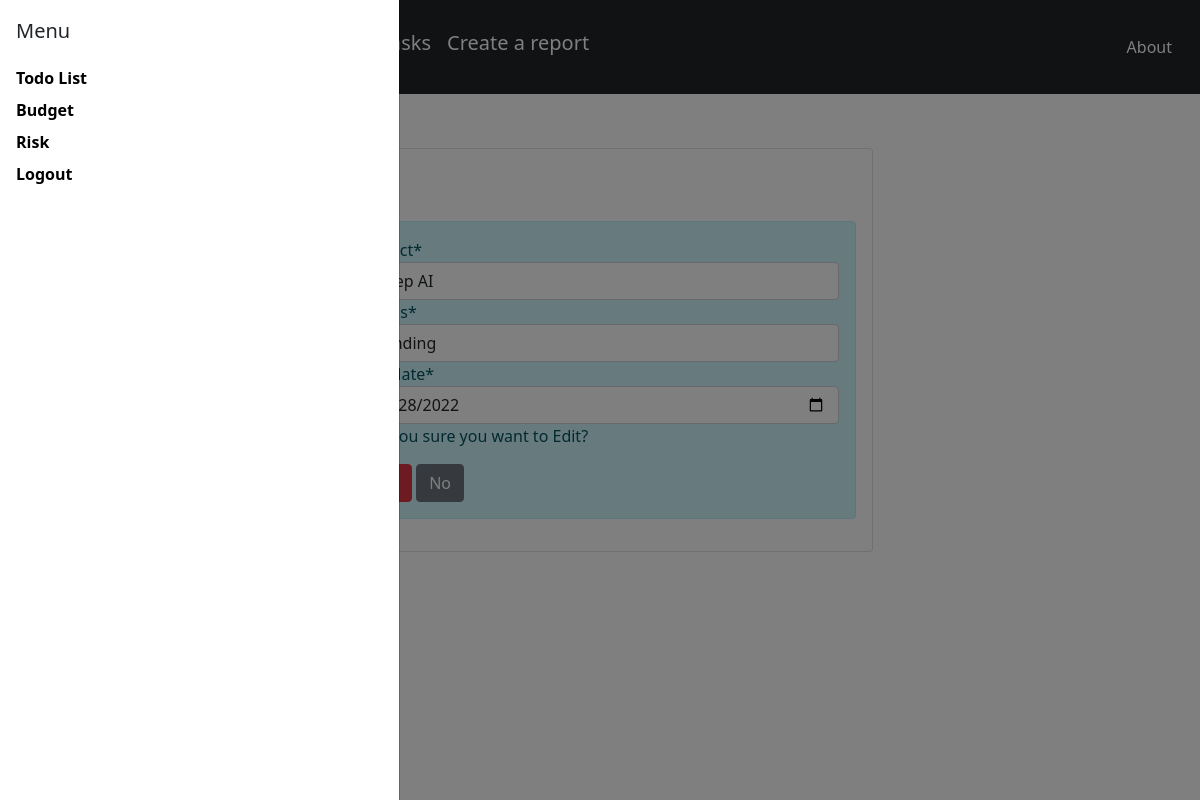
Page /edit-project/5/ (signed in) on the committed database.
### taskapp/models.py (models this page shows, shortened)
class ProjectModel(models.Model):
    complete='Complete'
    pending='Pending'
    cancelled='cancelled'
    project=models.CharField(max_length=100)
    project_number=models.DecimalField(default=0,max_digits=10,decimal_places=2)
    budget=models.DecimalField(default=0,max_digits=10,decimal_places=2)
    percentage=models.DecimalField(null =True,max_digits=10,decimal_places=2)
    status=models.CharField(max_length=10,choices=[(complete,'Complete'),(pending,'Pending'),(cancelled,'Cancelled')],default=pending)
    date=models.DateTimeField(auto_now_add=True)
    duedate=models.DateField(null=True)

### taskapp/views.py (the view)
# urls.py: path('edit-project/<int:pk>/',views.edit_project,name="project-edit"),
@login_required()
def edit_project(request,pk):
    item=ProjectModel.objects.get(id=pk)
    if request.method=='POST':
        form=ProjectForm(request.POST,instance=item)
        if form.is_valid():
            form.save()
            return redirect('/project')
    else:
        form=ProjectForm(instance=item)
    context={
        'form':form,
    }
    return render(request,"editproject.html",context)

### taskapp/forms.py
class ProjectForm(forms.ModelForm):#for edit
    class Meta:
        model=ProjectModel
        model.duedate=forms.DateField(widget=DateInput())
        fields=['project','status','duedate']
        widgets = {
            'duedate': DateInput(),
        }

### templates/editproject.html (shortened to what this page needs)
{%extends './partials/base.html'%}
{% load crispy_forms_tags %}
{%block content%}
<div class="container">
    <div class="row">
        <div class="col-6 offset-md-3">
            <div class="card">
                <div class="card-body">
                    <div class="card-body">
                    <string>Edit</strong>
                    </div>
                    <div class="alert alert-info">
                        <form method="POST">
                            {% csrf_token %}{{form|crispy}}
                            <p>Are you sure you want to Edit? </p>
                            <a class="btn btn-secondary" href="{%url 'taskapp-project' %}">No</a>
                        </form>
                    </div>
                </div>
            </div>
        </div>
    </div>
</div>
{%endblock%}

### rows in the picture
ProjectModel: project "Deep AI", status "Pending", duedate "10/28/2022"
